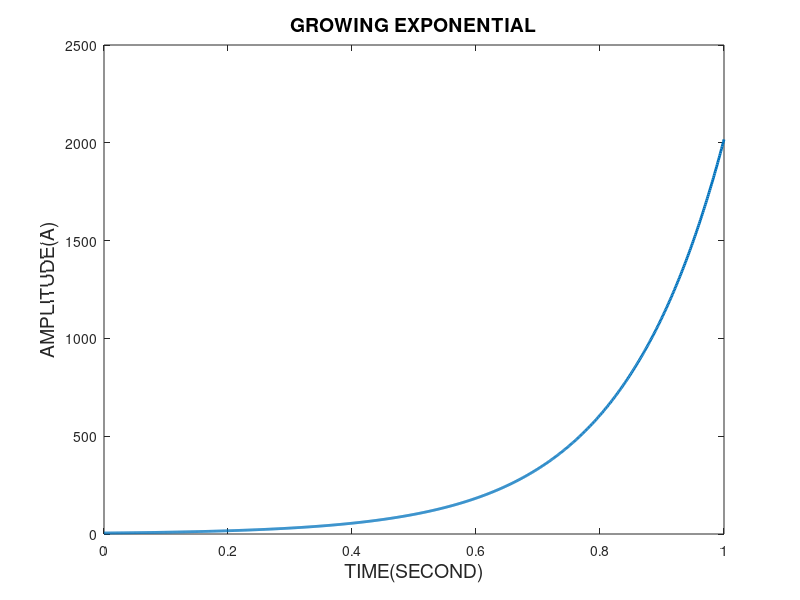

Write MATLAB code to recreate this figure.
b=5;
a=6;
t=0:0.001:1;
X=b*exp(a*t);
h=plot(t,X);
set(h(1),'linewidth',2)
whitebg('w')
set(gcf,'color','cyan')
xlabel({'TIME(SECOND)'},'Fontsize',14)  
ylabel({'AMPLITUDE(A)'},'Fontsize',14) 
title({'GROWING EXPONENTIAL'},'Fontsize',14)
